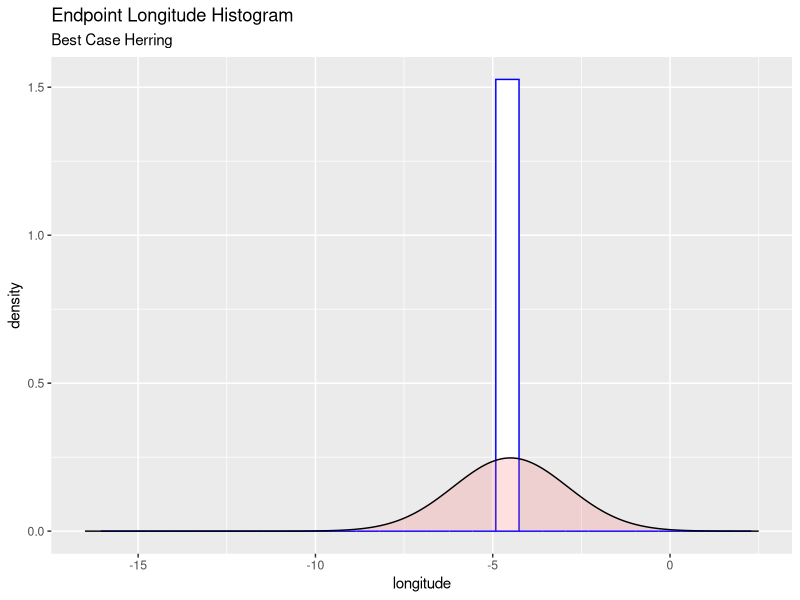
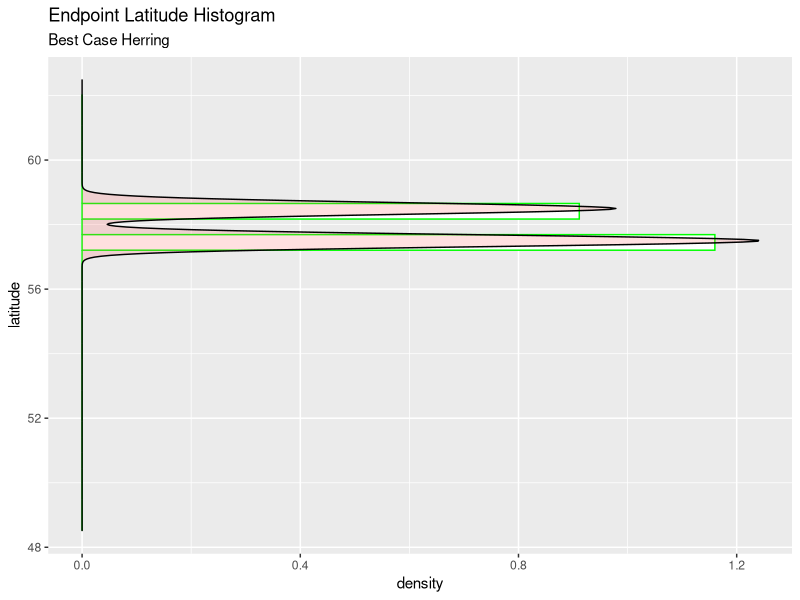
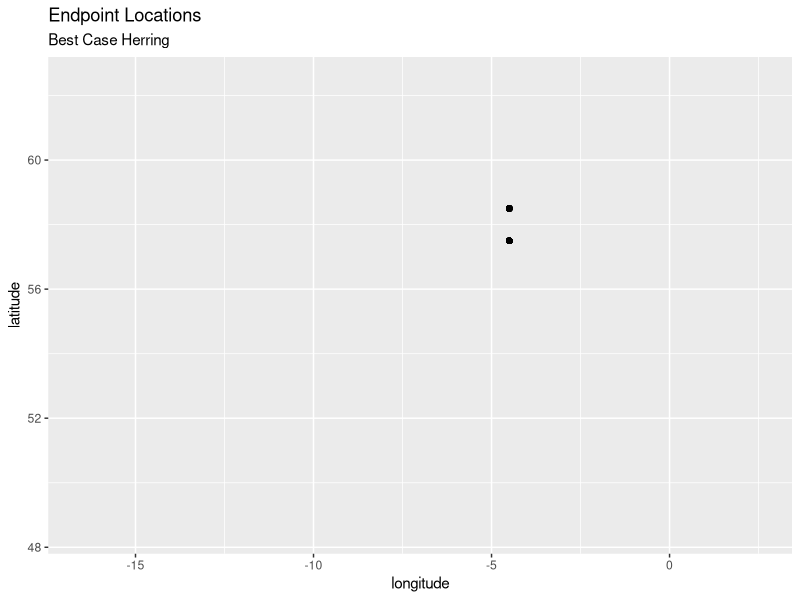
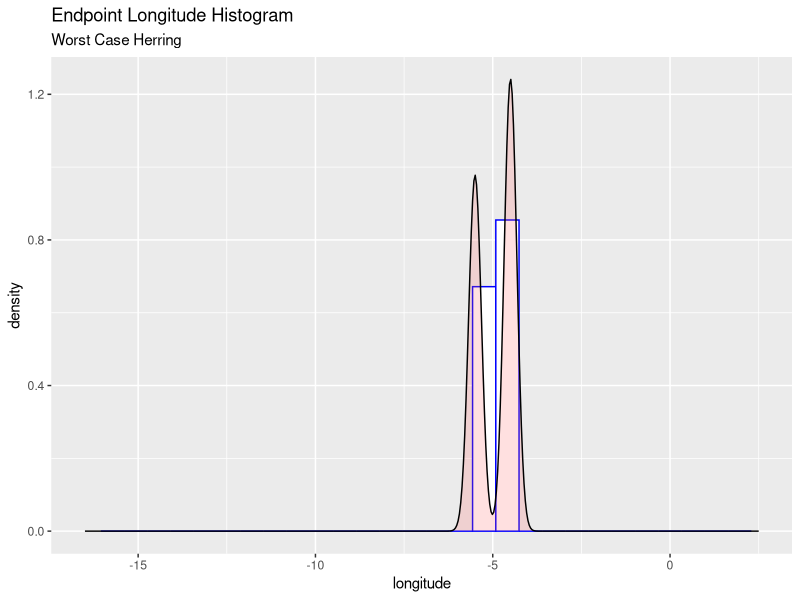
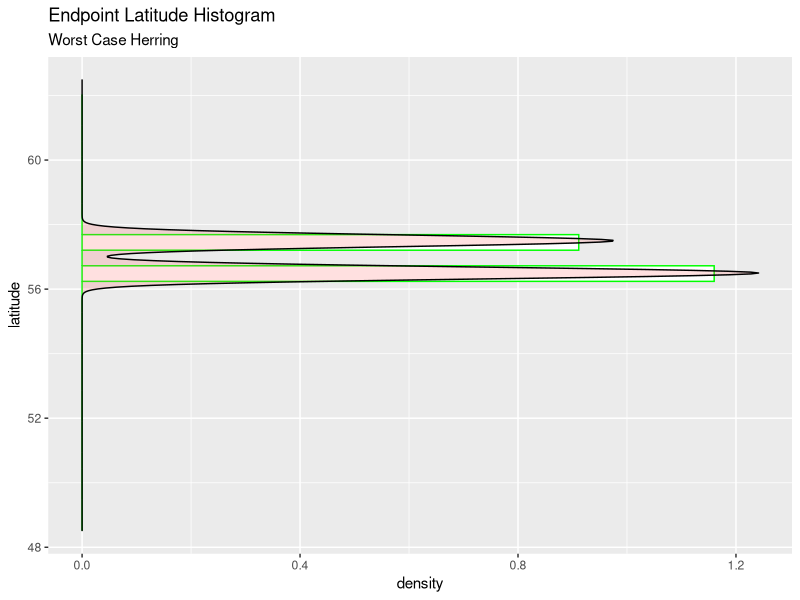
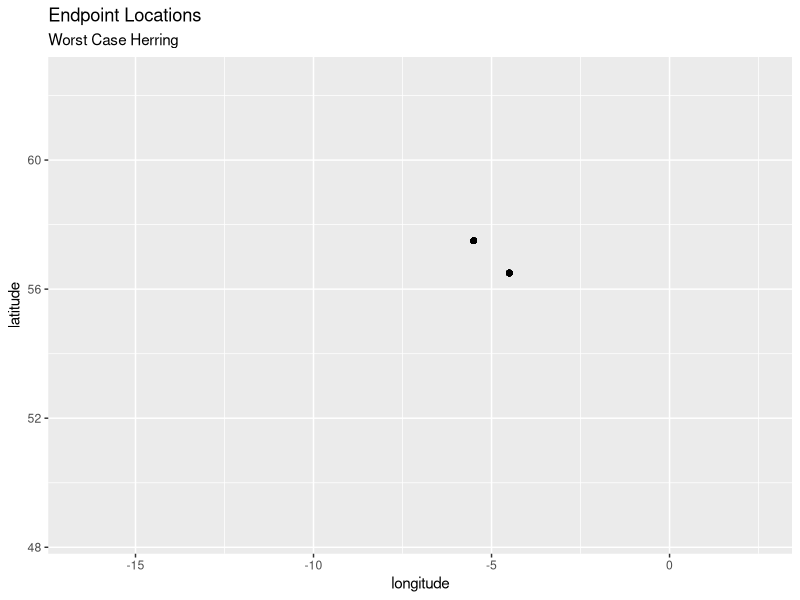
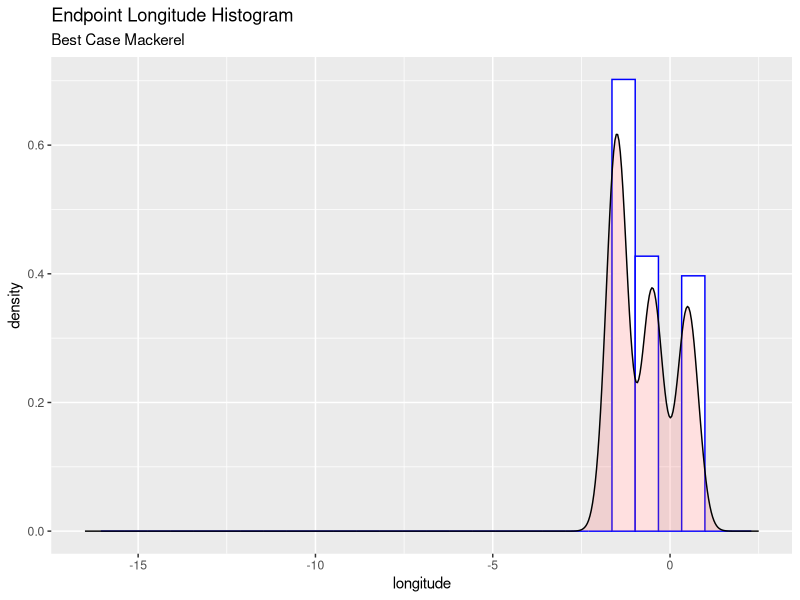
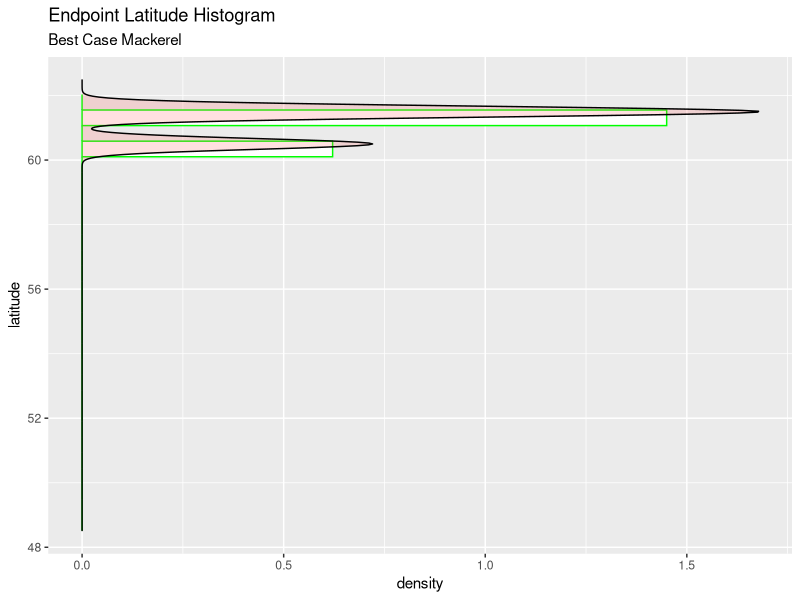

Write R code to recreate these figures, in order.
#***************************************************************************
# BEST CASE GRAPHICS FOR HERRING
# Dataset: 
#     "bc_herring.csv"      end coordinates of best case herring
#***************************************************************************

library(tidyverse)
library(stringr)
library(ggplot2)

bc_herr <- read_csv("bc_herring.csv", col_names = TRUE)
bc_herr <- bc_herr[,-1]

#plot.new()
longitude <- numeric(51)
latitude <- numeric(51)

#for(i in seq_len(100)) {
  #for(j in seq_len(51)) {
    #xy <- str_split(bc_herr[1, j], " ")
    #y[j] <- as.numeric(xy[[1]][1])
    #x[j] <- as.numeric(xy[[1]][2])
    
  #}
  #smoothScatter(x, y)
#}

end_pos <- bc_herr$X50

for(i in seq_len(100)) {
  xy <- str_split(end_pos[i], " ")
  latitude[i] <- as.numeric(xy[[1]][1])
  longitude[i] <- as.numeric(xy[[1]][2])
}

final_pos <- data.frame(cbind(longitude, latitude))

# longitude histogram
ggplot(final_pos, aes(x=longitude)) + 
  geom_histogram(aes(y=..density..), color="blue", fill="white") +
  geom_density(alpha=.2, fill="#FF6666") +
  xlim(c(-16.5, 2.5)) +
  ggtitle("Endpoint Longitude Histogram", "Best Case Herring")
ggsave("bch_long_hist.png")

# latitude histogram
ggplot(final_pos, aes(x=latitude)) + 
  geom_histogram(aes(y=..density..), color="green", fill="white") +
  geom_density(alpha=.2, fill="#FF6666") +
  xlim(c(48.5, 62.5)) +
  coord_flip() +
  ggtitle("Endpoint Latitude Histogram", "Best Case Herring")
ggsave("bch_lat_hist.png")

# scatter of end coordinates
ggplot(final_pos, aes(x = longitude, y = latitude)) +
  geom_point() +
  xlim(c(-16.5, 2.5)) +
  ylim(c(48.5, 62.5)) +
  ggtitle("Endpoint Locations", "Best Case Herring")
ggsave("bch_endpt_scatter.png")

#***************************************************************************
# WORST CASE GRAPHICS FOR HERRING
# Dataset: 
#     "wc_herring.csv"      end coordinates of worst case herring
#***************************************************************************

wc_herr <- read_csv("wc_herring.csv", col_names = TRUE)
wc_herr <- wc_herr[,-1]

longitude <- numeric(51)
latitude <- numeric(51)

end_pos <- wc_herr$X50
for(i in seq_len(100)) {
  xy <- str_split(end_pos[i], " ")
  latitude[i] <- as.numeric(xy[[1]][1])
  longitude[i] <- as.numeric(xy[[1]][2])
}

final_pos <- data.frame(cbind(longitude, latitude))

# longitude histogram
ggplot(final_pos, aes(x=longitude)) + 
  geom_histogram(aes(y=..density..), color="blue", fill="white") +
  geom_density(alpha=.2, fill="#FF6666") +
  xlim(c(-16.5, 2.5)) +
  ggtitle("Endpoint Longitude Histogram", "Worst Case Herring")
ggsave("wch_long_hist.png")

# latitude histogram
ggplot(final_pos, aes(x=latitude)) + 
  geom_histogram(aes(y=..density..), color="green", fill="white") +
  geom_density(alpha=.2, fill="#FF6666") +
  xlim(c(48.5, 62.5)) +
  coord_flip() +
  ggtitle("Endpoint Latitude Histogram", "Worst Case Herring")
ggsave("wch_lat_hist.png")

# scatter of end coordinates
ggplot(final_pos, aes(x = longitude, y = latitude)) +
  geom_point() +
  xlim(c(-16.5, 2.5)) +
  ylim(c(48.5, 62.5)) +
  ggtitle("Endpoint Locations", "Worst Case Herring")
ggsave("wch_endpt_scatter.png")

#***************************************************************************
# BEST CASE GRAPHICS FOR MACKEREL
# Dataset: 
#     "bc_mackerel.csv"      end coordinates of best case mackerel
#***************************************************************************

bc_mack <- read_csv("bc_mackerel.csv", col_names = TRUE)
bc_mack <- bc_mack[,-1]

longitude <- numeric(51)
latitude <- numeric(51)

end_pos <- bc_mack$X50
for(i in seq_len(100)) {
  xy <- str_split(end_pos[i], " ")
  latitude[i] <- as.numeric(xy[[1]][1])
  longitude[i] <- as.numeric(xy[[1]][2])
}

final_pos <- data.frame(cbind(longitude, latitude))

# longitude histogram
ggplot(final_pos, aes(x=longitude)) + 
  geom_histogram(aes(y=..density..), color="blue", fill="white") +
  geom_density(alpha=.2, fill="#FF6666") +
  xlim(c(-16.5, 2.5)) +
  ggtitle("Endpoint Longitude Histogram", "Best Case Mackerel")
ggsave("bcm_long_hist.png")

# latitude histogram
ggplot(final_pos, aes(x=latitude)) + 
  geom_histogram(aes(y=..density..), color="green", fill="white") +
  geom_density(alpha=.2, fill="#FF6666") +
  xlim(c(48.5, 62.5)) +
  coord_flip() +
  ggtitle("Endpoint Latitude Histogram", "Best Case Mackerel")
ggsave("bcm_lat_hist.png")

# scatter of end coordinates
ggplot(final_pos, aes(x = longitude, y = latitude)) +
  geom_point() +
  xlim(c(-16.5, 2.5)) +
  ylim(c(48.5, 62.5)) +
  ggtitle("Endpoint Locations", "Best Case Mackerel")
ggsave("bcm_endpt_scatter.png")

#***************************************************************************
# WORST CASE GRAPHICS FOR MACKEREL
# Dataset: 
#     "wc_mackerel.csv"      end coordinates of worst case mackerel
#***************************************************************************

wc_mack <- read_csv("wc_mackerel.csv", col_names = TRUE)
wc_mack <- wc_mack[,-1]

longitude <- numeric(51)
latitude <- numeric(51)

end_pos <- wc_mack$X50
for(i in seq_len(100)) {
  xy <- str_split(end_pos[i], " ")
  latitude[i] <- as.numeric(xy[[1]][1])
  longitude[i] <- as.numeric(xy[[1]][2])
}

final_pos <- data.frame(cbind(longitude, latitude))

# longitude histogram
ggplot(final_pos, aes(x=longitude)) + 
  geom_histogram(aes(y=..density..), color="blue", fill="white") +
  geom_density(alpha=.2, fill="#FF6666") +
  xlim(c(-16.5, 2.5)) +
  ggtitle("Endpoint Longitude Histogram", "Worst Case Mackerel")
ggsave("wcm_long_hist.png")

# latitude histogram
ggplot(final_pos, aes(x=latitude)) + 
  geom_histogram(aes(y=..density..), color="green", fill="white") +
  geom_density(alpha=.2, fill="#FF6666") +
  xlim(c(48.5, 62.5)) +
  coord_flip() +
  ggtitle("Endpoint Latitude Histogram", "Worst Case Mackerel")
ggsave("wcm_lat_hist.png")

# scatter of end coordinates
ggplot(final_pos, aes(x = longitude, y = latitude)) +
  geom_point() +
  xlim(c(-16.5, 2.5)) +
  ylim(c(48.5, 62.5)) +
  ggtitle("Endpoint Locations", "Worst Case Mackerel")
ggsave("wcm_endpt_scatter.png")